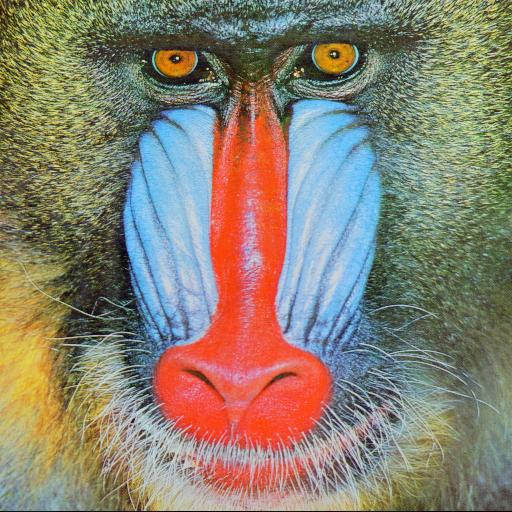
#> input picture 01/mandril.jpg, 512 x 512 px
$ jupyter execute 01_intro.ipynb
#> lines starting #> are read from the running program, lines starting #| are printed output that depends on the picture
W ramach kursu będziemy wykorzystywać głównie bibliotekę OpenCV (Open Computer Vision Library).
W trakcie niniejszego ćwiczenia zapoznamy się z podstawowymi funkcjonalnościami: wczytaniami, zapisywaniem, konwersją do inne przestrzeni barw.
Zaznajomimy się również z Jupyter Notebook.

Wczytywanie obrazów z wykorzystaniem OpenCV.
1. Zaimportuj bibliotekę OpenCV:
        `import cv2`
1. Zaimportuj bibliotekę pyplot z matplotlib jako plt:
        `from matplotlib import pyplot as plt`
1. Wygodną opcją jest możliwość pobierania danych (obrazów, ale też np. baz danych) z sieci.
   Eliminuje to konieczność pobierania danych np. z Moodle oraz czyni uzupełniony Notebook "samowystarczalnym" - wystarczy go uruchomić.
   * zaimportuj bibliotekę os `import os`
   * zaimportuj bibliotekę request `import requests`
   * stwórz zmienne na adres pobieranego pliku (*url*) i samą jego nazwę (*fileName*)
   * sprawdź, czy taki plik istnieje (unikniemy wielokrotnego pobierania tych samych danych)
        `if not os.path.exists(fileName) :`
   * pobierz plik: `r = requests.get(url + fileName, allow_redirects=True)`
   * zapisz na dysku: `open(fileName, 'wb').write(r.content)`

1. Wykorzystując polecenie *imread* wczytaj obraz *mandril.jpg*
1. Wyświetl obraz wykorzystując bibliotekę *pyplot*
        plt.imshow(I)
        plt.xticks([]), plt.yticks([])
        plt.show()
1. Jeśli ktoś nie wie jak powinien wyglądać mandryl, to proszę podglądnąć obraz na GitHub lub w sprawdzić w Interencie.
   Przyczyną problemu jest sposób w jaki funkcja `imread` z OpenCV odczytuje obraz (BGR, zamiast RGB).
   Obrazom kolorowym będzie poświęcone odrębne ćwiczenie, także nie będziemy w tym miejscu rozwijać tego wątku.
1. W celu poprawnego wyświetlenia należy dokonać konwersji koloru z BGR na RGB.
        I = cv2.cvtColor(I, cv2.COLOR_BGR2RGB)
1. Dla porządku warto dodać, że w OpenCV do wyświetlania domyślnie wykorzystuje się funkcję `imshow`.
   Jednakże w przypadku Jupyter Notebook to rozwiązanie ma pewne wady i dlatego nie będziemy jej używać.
   Natomiast jeśli ktoś pracuje w "czystym" Python, to jest to na pewno równoważna funkcjonalność.

[cell 1]
import cv2
import os
from matplotlib import pyplot as plt
import requests

url = 'https://raw.githubusercontent.com/vision-agh/poc_sw/master/01_Intro/'
fileName = 'mandril.jpg'
if not os.path.exists(fileName):
    r = requests.get(url + fileName, allow_redirects=True)
    open(fileName, 'wb').write(r.content)

# Load image
I = cv2.imread(fileName)
#> I is the input picture: shape (512, 512, 3); mean B, G, R 113.2, 128.8, 137.4

# Convert color
I = cv2.cvtColor(I, cv2.COLOR_BGR2RGB)

# Show image
plt.imshow(I)
plt.xticks([]), plt.yticks([])
plt.show()

W praktycznych rozważaniach często analizuje się obrazy w odcieniach szarości (ang. *grayscale*).
Do konwersji służy znana już funkcja `cvtColor` tylko tym razem z parametrem `cv2.COLOR_RGB2GRAY`.
Proszę spróbować wyświetlić obraz.
Może okazać się, że nadal jest kolorowy, choć inaczej.
Dlaczego tak się dzieje zostanie obszerniej wyjaśnione pod koniec ćwiczenia.
Na razie należy dodać polecenie `plt.gray()` przed `plt.show`.

[cell 2]
I = cv2.cvtColor(I, cv2.COLOR_RGB2GRAY)
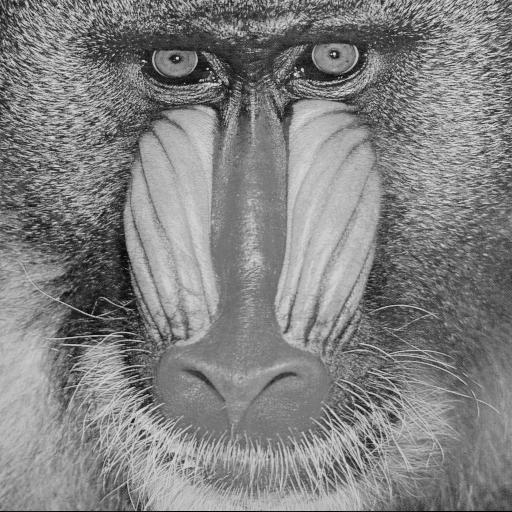
#> I: shape (512, 512); min 1, max 238, mean 129.6

plt.imshow(I)
plt.gray()  # It works without this function
plt.xticks([]), plt.yticks([])
plt.show()

Czasami konieczne jest zapisanie przetworzonego obrazu.
Służy do tego funkcja `cv2.imwrite`.
Proszę zapisać szarą wersję mandryla w formacie *png*.
Warto sprawdzić, czy obraz zapisał się poprawnie tj. otworzyć go w aplikacji do przeglądania obrazów.

[cell 3]
if not cv2.imwrite('mandril_gray.png', I):
    raise Exception("Error: Cannot save the image")

Obraz w skali szarości możemy traktować jako dwuwymiarową funkcję $L(x,y)$, gdzie $x$, $y$ to współrzędne piksela, a $L(x,y)$ poziom jasności (najczęściej [0;255] - zapis na 8-bitach, typ *unsigned int*).
Wyświetl obraz mandryl jako funkcję dwuwymiarową (uwaga - to chwilę się liczy):

[cell 4]
import numpy as np

# create grid
xx, yy = np.mgrid[0:I.shape[0], 0:I.shape[1]]

# create the figure
fig = plt.figure()
ax = fig.add_subplot(projection='3d')
ax.plot_surface(xx, yy, I, rstride=1, cstride=1, cmap=plt.get_cmap('gray'),
                linewidth=0)
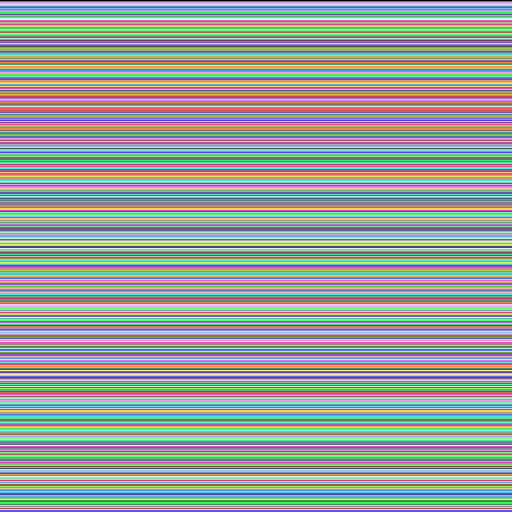
#> xx: shape (512, 512) int64; 512 distinct labels, from 0 to 511; one colour per label, 0 black

# show it
plt.show()
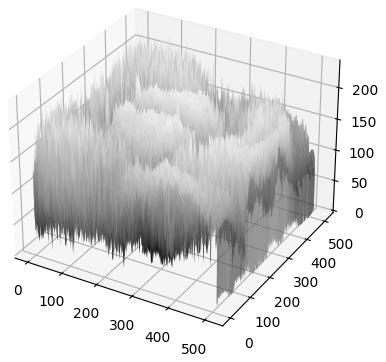
#> figure drawn by matplotlib, 1 panel

Komentarz:
- używamy biblioteki do obliczeń *numpy*,
- tworzymy siatkę punktów o rozmiarach takich jak obraz (*shape*),
- rysujemy wykres 3D

Podczas przetwarzania i analizy obrazów przydatne bywają "przekroje" przez obraz, czyli wartości funkcji $L(x,y)$ w przypadku gdy $x$ lub $y$ jest ustalone.
Wykonaj jeden wybrany przekrój w $x$ i $y$:
- po pierwsze należy pobrać dany wiersz lub kolumnę - np. `S = IG[10,:]` (tu jedenasty wiersz),
- po drugie stworzyć wykres złożony z dwóch subwykresów: `f, (ax1,ax2) = plt.subplots(1,2)`
- dla każdego z nich ustawić tytuł (np. `ax1.set_title('XXX')`) oraz treść `ax1.plot(S)`,
- na koniec całość wyświetlić `plt.show()`.

[cell 5]
S1 = I[22, :]
#> S1 = 512 values, max 212 at index 354, min 31 at index 125, mean 124.8
S2 = I[:, 22]
#> S2 = 512 values, max 195 at index 37, min 20 at index 511, mean 139.5
f, (ax1, ax2) = plt.subplots(1, 2)
ax1.set_title('cross-sections in x')
ax2.set_title('cross-sections in y')
ax1.plot(S1)
ax2.plot(S2)
plt.show()
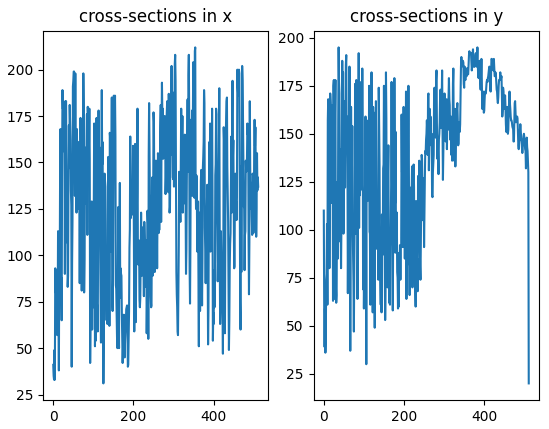
#> figure drawn by matplotlib, 2 panels; panel 1: curve peaks at x = 354, y = 212; panel 2: curve peaks at x = 37, y = 195
